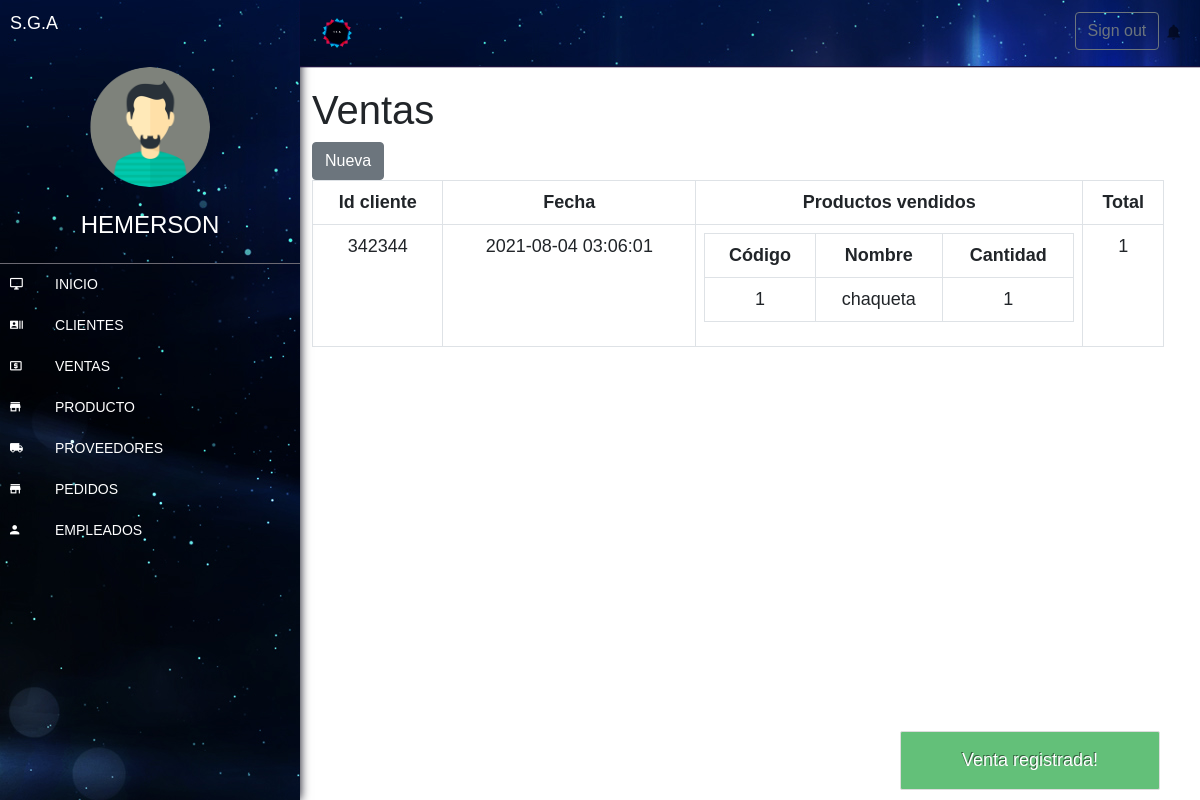
The page /vistas/ventas/verVentas.php?status=1 (signed in) on the database as committed earlier.
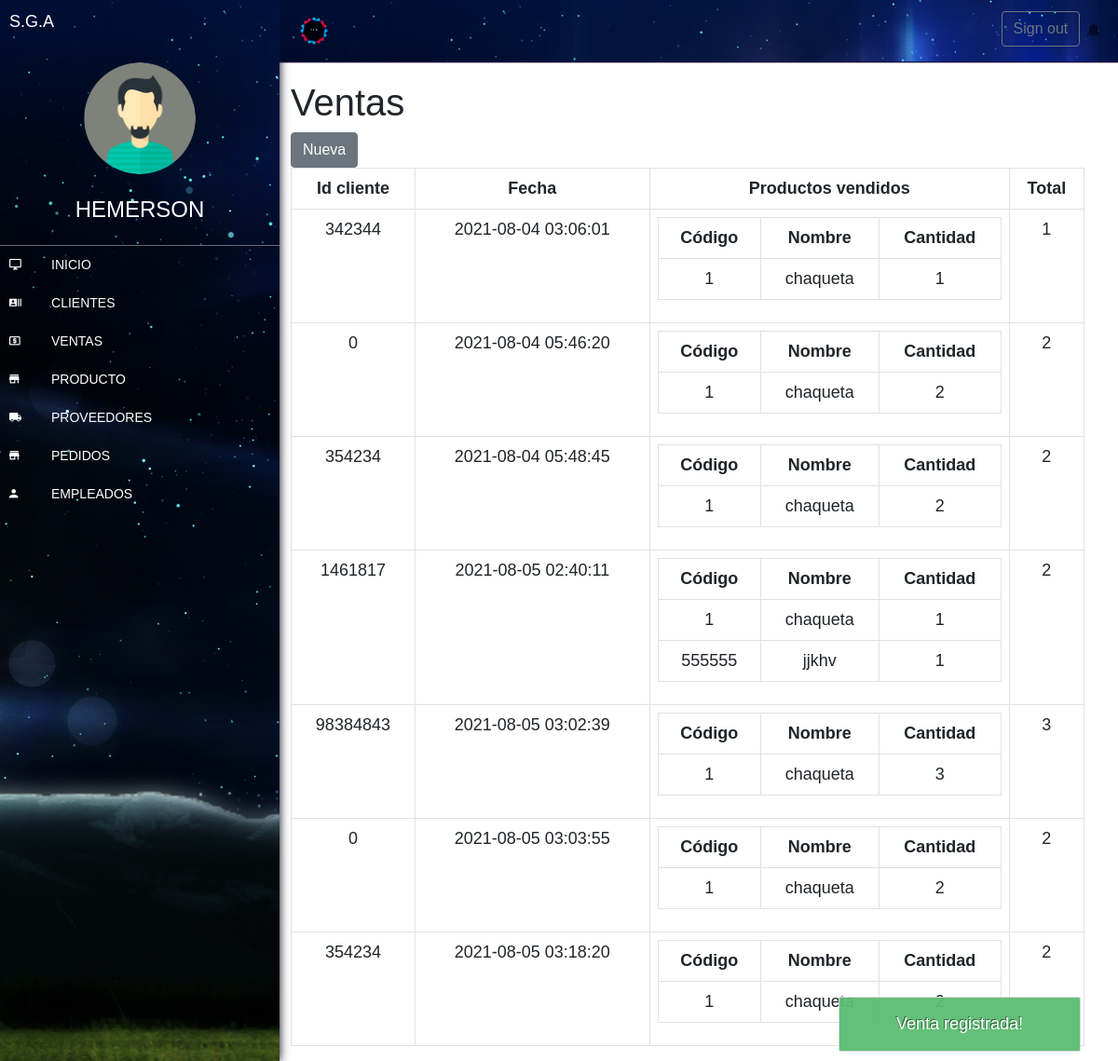
The same page on the database as committed later.
### tables this page shows
CREATE TABLE `ventas` (
  `id` bigint(20) UNSIGNED NOT NULL,
  `fecha` datetime NOT NULL,
  `cliente` int(20) NOT NULL,
  `vendedor` int(20) NOT NULL,
  `total` int(50) NOT NULL
);

### vistas/ventas/verVentas.php (the view, shortened to what this page needs)
<?php
    include("../../templates/menusup.php");
    include("../../templates/menulateral.php");
	$pdo = new base();
	$pdo=$pdo->construct();
?>
<!DOCTYPE html>
<html lang="en">
<head>
</head>
<body>
<div class="row">
		<h1>Ventas</h1>
		<div class="col-1">
			<a class="btn btn-secondary" href="./ventas.php">Nueva </a>
		</div>
    <div class="row" id="ventas">
    <?php
$sentencia = $pdo->query("SELECT ventas.total, ventas.fecha, ventas.id,ventas.cliente, GROUP_CONCAT( producto.id_item, '..', producto.nombre_prod, '..', productos_vendidos.cantidad SEPARATOR '__') AS producto FROM ventas INNER JOIN productos_vendidos ON productos_vendidos.id_venta = ventas.id INNER JOIN producto ON producto.id_item = productos_vendidos.id_producto GROUP BY ventas.id ORDER BY ventas.id");
$ventas = $sentencia->fetchAll(PDO::FETCH_OBJ);
?>
<?php if($tipo_session == "administrador"){?>
	<div class="col-xs-12">
		<table class="table table-bordered">
			<thead>
				<tr>
					<th>Id cliente</th>
					<th>Fecha</th>
					<th>Productos vendidos</th>
					<th>Total</th>
				</tr>
			</thead>
			<tbody>
				<?php foreach($ventas as $venta){ ?>
				<tr>
					<td><?php echo $venta->cliente ?></td>
					<td><?php echo $venta->fecha ?></td>
					<td>
						<table class="table table-bordered">
							<thead>
								<tr>
									<th>Código</th>
									<th>Nombre</th>
									<th>Cantidad</th>
								</tr>
							</thead>
							<tbody>
								<?php foreach(explode("__", $venta->producto) as $productosConcatenados){
								$producto = explode("..", $productosConcatenados)
								?>
								<tr>
									<td><?php echo $producto[0] ?></td>
									<td><?php echo $producto[1] ?></td>
									<td><?php echo $producto[2] ?></td>
								</tr>
								<?php } ?>
							</tbody>
						</table>
					</td>
					<td><?php echo $venta->total ?></td>
				</tr>
				<?php } ?>
			</tbody>
		</table>
	</div>
	<?php } ?>
    </div>
</body>

### templates/menusup.php (shortened to what this page needs)
<!DOCTYPE html>
<html lang="en">
<head>
    <link rel="stylesheet" href="../../CSS/bootstrap.css">
    <link rel="stylesheet" href="../../CSS/material-design-iconic-font.min.css">
    <link rel="stylesheet" href="../../CSS/menu.css">
</head>
<body>
<div class="col-12 sup sticky-top">
        <nav class="navbar sticky-top navbar-expand-lg navbar-light sup">
            <div class="container-fluid">
                <img src="../../IMAGES/sga.png" width="50px" alt="S.I.M.A">
                <ul class="navbar-nav ml-auto nav-flex-icons">
                    <li nav-item>
                    <a class="btn btn-outline-secondary" href="../../controlador/logout.php"> </i> Sign out </a>
                    </li>
                    <li nav-item>
                        <a class="nav-link" href="">
                            <i class = "zmdi zmdi-notifications"> </i>
                        </a>
                    </li>
                </ul>
            </div>
        </nav>
</div>
</body>
</html>

### templates/menulateral.php (shortened to what this page needs)
<?php session_start();
$nombre = $_SESSION['nombre'];
$tipo_session = $_SESSION['tipo_usuario'];
?><!DOCTYPE html>
<html lang="en">
<head>
    <link rel="stylesheet" href="../../CSS/bootstrap.css">
    <link rel="stylesheet" href="../../CSS/material-design-iconic-font.min.css">
    <link rel="stylesheet" href="../../CSS/menu.css">
<link rel="stylesheet" href="../../CSS/alertify.min.css" />
<link rel="stylesheet" href="../../CSS/themes/default.min.css" />
</head>
<body>
    <div class="container-fluid principal">
        <div class="row">
            <div class="col-">
                <div class="menu-expanded" id="menu" >
                    <div id="header">
                        <div id="title"><span>S.G.A</span></div>
                    </div>
                    <div id="profile">
                        <div id="avatar">
                            <img src="../../assets/img/avatar-male.png" alt="avatar">
                        </div>
                        <div id="name">
                            <span><?php echo $nombre;?></span>
                        </div>
                    </div>
                    <div id="menu-navigation">
                        <div class="navigation">
                            <a href="../inicio/inicio.php">
                                <div class="icon">
                                    <i class = "zmdi zmdi-desktop-windows" > </i>
                                </div>
                                <div class="title">INICIO</div>
                            </a>
                        </div>
                        <div class="navigation">
                            <a href="../clientes/clientes.php">
                                <div class="icon">
                                    <i class = "zmdi zmdi-accounts-list"> </i>
                                </div>
                                <div class="title">CLIENTES</div>
                            </a>
                        </div>
                        <div class="navigation">
                            <a href="../ventas/verVentas.php">
                                <div class="icon">
                                    <i class = "zmdi zmdi-money-box"> </i>
                                </div>
                                <div class="title">VENTAS</div>
                            </a>
                        </div>
                        <?php if($tipo_session == "administrador"){?>
                        <div class="navigation">
                                <a href="../inventario/inventario.php">
                                    <div class="icon">
                                        <i class = "zmdi zmdi-store"> </i>
                                    </div>
                                    <div class="title">PRODUCTO</div>
                                </a>
                        </div>
                            <div class="navigation">
                                <a href="../proveedores/proveedores.php">
                                    <div class="icon">
                                        <i class = "zmdi zmdi-truck"> </i>
                                    </div>
                                    <div class="title">PROVEEDORES</div>
                                </a>
                            </div>
                            <div class="navigation">
                                <a href="../pedidos/verPedidos.php">
                                    <div class="icon">
                                        <i class = "zmdi zmdi-store"> </i>
                                    </div>
                                    <div class="title">PEDIDOS</div>
                                </a>
                        </div>
                            <div class="navigation">
                                <a href="../empleados/empleados.php">
                                    <div class="icon">
                                        <i class = "zmdi zmdi-account"> </i>
                                    </div>
                                    <div class="title">EMPLEADOS</div>
                                </a>
                            </div>
                            <?php } ?>
                        </div>
                    </div>
                </div>
            </div>

### CSS/menu.css (style rules this page uses)
:root { --width: 300px; --padding: 10px; --bg-color: #0d081d; --hovercolor:#6b6972; --width-collapsed:50px; }
body { font-family: Arial, Helvetica, sans-serif; font-size: 18px; padding: 0; margin: 0; margin-left: var(--width); }
#menu-navigation { color: white; }
#menu { background-color: #000000; background-image: url("../IMAGES/fondo2.jpg"); background-repeat: no-repeat; color: white; position: fixed; height: 100%; left: 0; top: 0; }
#menu a { color: white; text-decoration: none; }
#menu #profile { border-bottom: solid 1px var(--hovercolor); padding: var(--padding); text-align: center; }
#menu #profile #avatar { box-sizing: border-box; padding: var(--padding); margin: 0 auto; }
#menu #profile #avatar img { border-radius: 50%; width: 60%; }
#menu #profile #avatar,#menu #profile #name { font-size: 24px; padding: var(--padding) 0; overflow: hidden; }
#menu #menu-navigation { overflow: hidden; }
#menu #menu-navigation .navigation { width: var(--width); }
#menu #menu-navigation .navigation .icon { display: inline-block; }
#menu #menu-navigation .navigation .icon,#menu #menu-navigation .navigation .title { font-size: 14px; vertical-align: middle; overflow: hidden; display: inline-block; }
#menu #menu-navigation .navigation a { display: block; }
#menu #menu-navigation .navigation .icon { box-sizing: border-box; padding: var(--padding); width: var(--width-collapsed); }
#menu #menu-navigation .navigation .icon i { width: 100%; }
#menu #menu-navigation .navigation .title { padding: var(--padding) 0; }
.menu-expanded { width: var(--width); box-shadow: 0 0 10px #000011; }
.menu-expanded #header #title { display: inline-block; width: calc(100%-50px); margin-right: -5px; padding: var(--padding); }
.menu-expanded #header #title span { width: calc(var(--width) - var(--width-collapsed) - 5px); overflow: hidden; padding-right: 150px; }
.menu-expanded #profile #avatar { width: 200px; }
.menu-expanded #profile #name { width: 100%; }
.sup { background-color: #000000; background-image: url("../IMAGES/fondo2.jpg"); box-shadow:0 1px 1px #19113b; margin-bottom: 20px; }
.table { text-align: center; }

Rows that differ between the two databases and show on the page:
added ventas: cliente "0", fecha "2021-08-04 05:46:20", producto "1", producto "chaqueta", producto "2", total "2"
added ventas: cliente "354234", fecha "2021-08-04 05:48:45", producto "1", producto "chaqueta", producto "2", total "2"
added ventas: cliente "1461817", fecha "2021-08-05 02:40:11", producto "1", producto "chaqueta", producto "555555", producto "jjkhv", total "2", shown under "Ventas"
added ventas: cliente "98384843", fecha "2021-08-05 03:02:39", producto "1", producto "chaqueta", producto "3", total "3"
added ventas: cliente "0", fecha "2021-08-05 03:03:55", producto "1", producto "chaqueta", producto "2", total "2"
added ventas: cliente "354234", fecha "2021-08-05 03:18:20", producto "1", producto "chaqueta", total "2"
